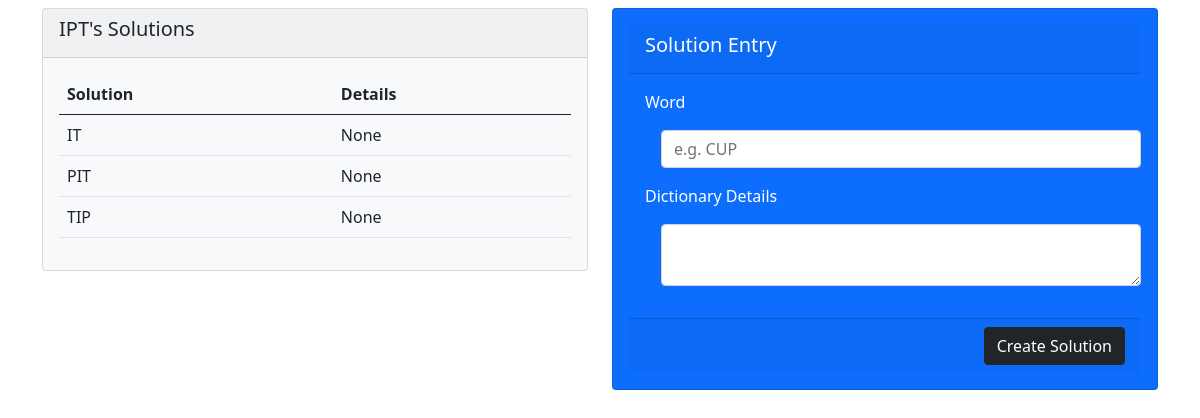
Page /solutions/4 on the committed database.
### wordapp/models.py (models this page shows)
class Level(models.Model):
    level_serial = models.IntegerField()
    level_letters = models.CharField(max_length=50)
    level_completed = models.BooleanField(default=False)
    chapter = models.ForeignKey(Chapter, on_delete=models.CASCADE)
    class Meta:
        unique_together = ("level_letters","chapter")

class Solution(models.Model):
    solution_word = models.CharField(max_length=50)
    solution_details = models.TextField(max_length=1000, null=True,default=None)
    level = models.ForeignKey(Level, on_delete=models.CASCADE)

### wordgame/views.py (the view, shortened to what this page needs)
# urls.py: path('solutions/<int:levelid>', views.solutions, name="solutions")
def solutions(request, levelid):
    error = ""
    level = Level.objects.get(id=levelid)
    solutions = Solution.objects.filter(level_id=levelid)
    data = {
        "level": level,
        "solutions": solutions,
        "error": error
    }
    return render(request, "solutions.html", data)

### templates/solutions.html (shortened to what this page needs)
{% load static %}
<!DOCTYPE html>
<html lang="en">
<head>
    <link href="{% static 'css/bootstrap.min.css' %}" rel="stylesheet">
</head>
<body>
<div class="container">
    <div class="row">
        <div class="col-md-6">
            <div class="card bg-light">
                <div class="card-header">
                    <h5 class="card-title">{{ level.level_letters }}'s Solutions</h5>
                </div>
                <div class="card-body">
                    <table class="table">
                        <thead>
                        <tr>
                            <th>Solution</th>
                            <th>Details</th>
                        </tr>
                        </thead>
                        <tbody>
                        {% for solution in solutions %}
                            <tr>
                                <td>
                                    {{ solution.solution_word }}
                                </td>
                            <td>
                                {{ solution.solution_details|truncatechars:50 }}
                            </td>
                            </tr>
                        {% endfor %}
                        </tbody>
                    </table>
                </div>
            </div>
        </div>
        <div class="col-md-6">
            <div class="card bg-primary text-white p-3">
                <form method="post">
                    <div class="card-header">
                        <h5 class="card-title">Solution Entry</h5>
                    </div>
                    <div class="card-body">
                        <div class="form-group">
                            <label for="solution_word">Word</label>
                            <input type="text" id="solution_word" name="solution_word" class="m-3 form-control"
                                   placeholder="e.g. CUP">
                            <label for="solution_details">Dictionary Details</label>
                            <textarea id="solution_details" name="solution_details" class="m-3 form-control"></textarea>
                        </div>
                    </div>
                    <div class="card-footer d-flex justify-content-end">
                        <button type="submit" class="btn btn-dark">Create Solution</button>
                    </div>
                </form>
            </div>
        </div>
    </div>
</div>
</body>
</html>

### rows in the picture
Level: level_letters "IPT"
Solution: solution_word "IT", solution_details "None"
Solution: solution_word "PIT", solution_details "None"
Solution: solution_word "TIP", solution_details "None"
